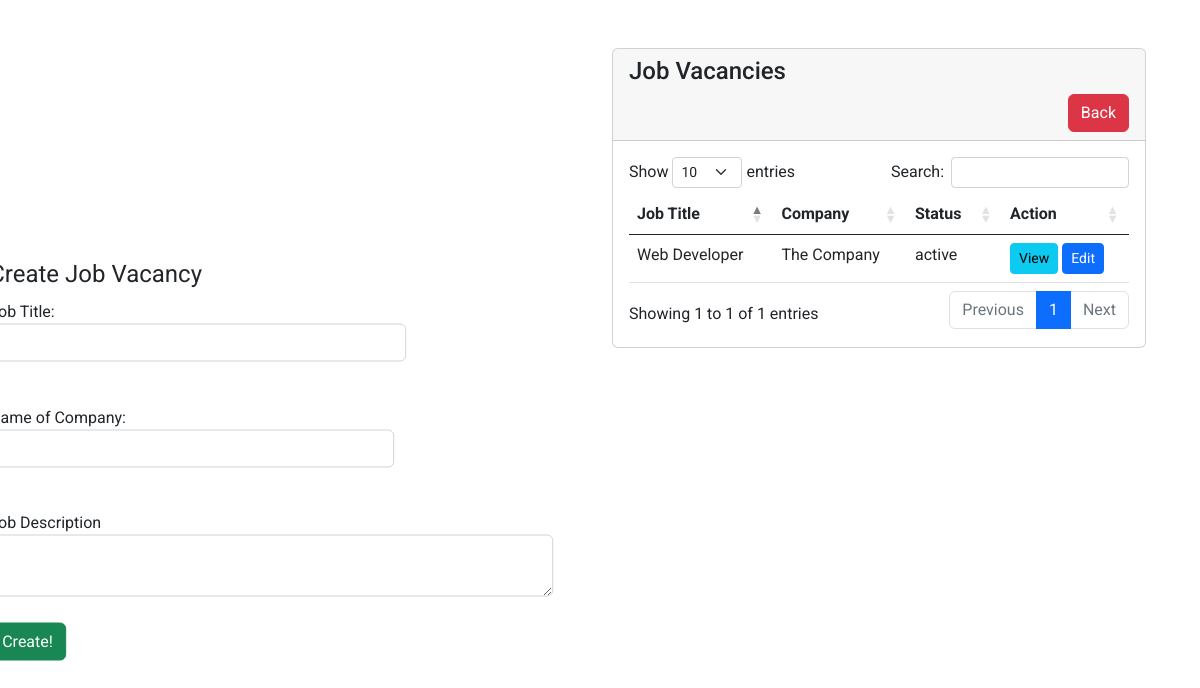
/HR/job_vacancy.php (signed in), run on the app's committed database.
### tables this page shows
CREATE TABLE `job_vacancy` (
  `job_id` int(11) NOT NULL,
  `job_title` varchar(111) NOT NULL,
  `comp_name` varchar(111) NOT NULL,
  `job_desc` varchar(111) NOT NULL,
  `job_status` enum('active','inactive') NOT NULL
);

### HR/job_vacancy.php (the view, shortened to what this page needs)
<?php
require 'mainConnect.php';
?>
<!DOCTYPE html>
<html lang="en">
<head>
  <link href="https://cdn.jsdelivr.net/npm/bootstrap@5.0.2/dist/css/bootstrap.min.css" rel="stylesheet">
     <link rel="stylesheet" href="https://cdnjs.cloudflare.com/ajax/libs/twitter-bootstrap/5.2.0/css/bootstrap.min.css">
     <link rel="stylesheet" href="https://cdn.datatables.net/1.13.1/css/dataTables.bootstrap5.min.css">
</head>
<body>
<?php include('cdn_bootstrap.php') ?>
    <form action="job_vacancy.php" method="POST">
    <div class="row body">
        <legend>Create Job Vacancy</legend>
        <div style="margin-bottom:5%;" class="col-lg-6">
            <label for="title">Job Title:</label>
            <input class="form-control" type="text" name="job_title" id="title" required>
        </div>
        <br>
        <br>
        <div class="row">
        <div style="margin-bottom:5%;" class="col-lg-6">
            <label for="title">Name of Company:</label>
            <input class="form-control" type="text" name="comp_name" id="company">
        </div>
        </div>
        <div class="col-lg-8">
            <label for="description">Job Description</label>
            <textarea  class="form-control" type="text" name="job_desc" id="description" required></textarea>
        </div>
        <div class="col-lg-12">
        <button style="margin-top:3%;" type="submit" class="btn btn-success btn-block" target="_blank">Create!</button>
        </div>
        </div>
    </form>
    <div class="container mt-5">
    <div  style="margin:0 0 0 50% ; max-width:70%;"  class="row">
        <div class="col-md-12">
            <div class="card">
                <div id="title-header" class="card-header">
                    <h4 id="title-header">Job Vacancies
                    </h4>
                    <a href="superAdminDashboard.php"class="btn btn-danger float-end">Back</a>
                </div>
                <div  class="card-body">
                <table class="table" id = "mytable">
                    <thead>
                      <tr>
                        <th>Job Title</th>
                        <th>Company</th>
                        <th>Status</th>
                        <th>Action</th>
                      </tr>
                    </thead>
                    <tbody>
                      <?php
                         $query = "SELECT * FROM job_vacancy";
                       $query_run= mysqli_query($conn,$query);
                       if(mysqli_num_rows($query_run)>0){
                        foreach($query_run as $job_vacancy){
                          ?>
                          <tr>
                            <td><?= $job_vacancy['job_title'];?></td>
                            <td><?= $job_vacancy['comp_name'];?></td>
                            <td><?= $job_vacancy['job_status'];?></td>
                            <td>
                              <a href="job_view.php?job_id=<?=$job_vacancy['job_id'];?>" class="btn btn-info btn-sm">View</a>
                              <a href="job_edit.php?job_id=<?=$job_vacancy['job_id'];?>" class="btn btn-primary btn-sm">Edit</a>
                            </td>
                          </tr>
                          <?php
                        }
                       }
                       else{
                          echo "<h5>No Record Found</h5>";
                       }
                      ?>
                    </tbody>
                  </table>
                </div>
            </div>
        </div>
    </div>
  </div>
</body>
</html>

### HR/job_vacancy.php (style rules this page uses)
* { font-family: 'Roboto', sans-serif; }
.body { position: absolute; top: 80%; left: 28.5%; transform: translate(-40%, -95%); }

### data on the page
job_vacancy: job_title "Web Developer", comp_name "The Company", job_status "active"
